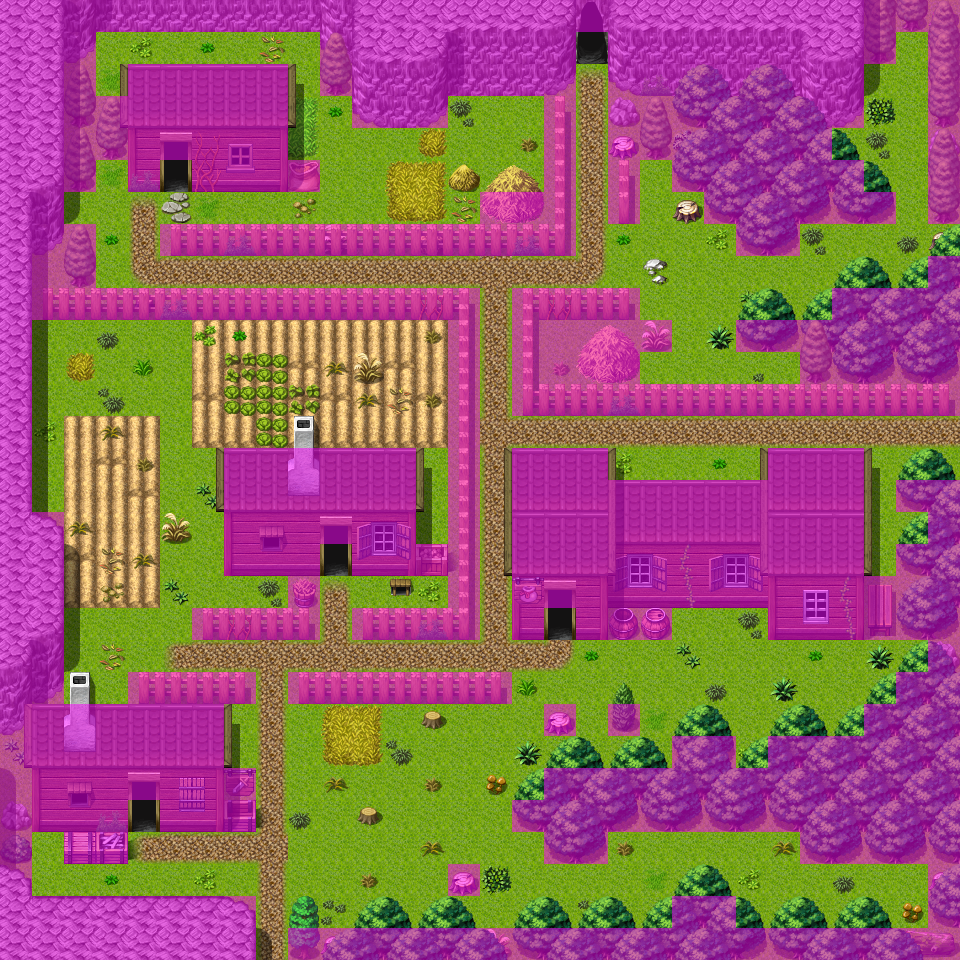

A 2D game scene composited from a Tiled map and its tileset images. What follows is a short description and the map's XML, with each tile layer's data collapsed to a summary:
An orthogonal 30x30 tile map with 32x32 px tiles, 4 tile layers (Ground, Objects, Above, Walkable), 20 tilesets and 22 objects (13x spawn, 7x mapchange, 2x script).

<map version="1.0" orientation="orthogonal" width="30" height="30" tilewidth="32" tileheight="32">
    <properties>
        <property name="outdoors" value="1" />
    </properties>
    <tileset firstgid="1" name="map_3" tilewidth="32" tileheight="32">
        <image source="../drawable/map_3.png" width="256" height="256" />
    </tileset>
    <tileset firstgid="65" name="map_4" tilewidth="32" tileheight="32">
        <image source="../drawable/map_4.png" width="256" height="256" />
    </tileset>
    <tileset firstgid="129" name="map_6" tilewidth="32" tileheight="32">
        <image source="../drawable/map_6.png" width="256" height="256" />
    </tileset>
    <tileset firstgid="193" name="map_7" tilewidth="32" tileheight="32">
        <image source="../drawable/map_7.png" width="256" height="256" />
    </tileset>
    <tileset firstgid="257" name="map_26" tilewidth="32" tileheight="32">
        <image source="../drawable/map_26.png" width="256" height="256" />
    </tileset>
    <tileset firstgid="321" name="map_5" tilewidth="32" tileheight="32">
        <image source="../drawable/map_5.png" width="256" height="256" />
    </tileset>
    <tileset firstgid="385" name="map_0" tilewidth="32" tileheight="32">
        <image source="../drawable/map_0.png" width="256" height="256" />
    </tileset>
    <tileset firstgid="449" name="map_17" tilewidth="32" tileheight="32">
        <image source="../drawable/map_17.png" width="256" height="256" />
    </tileset>
    <tileset firstgid="513" name="map_1" tilewidth="32" tileheight="32">
        <image source="../drawable/map_1.png" width="256" height="256" />
    </tileset>
    <tileset firstgid="577" name="map_8" tilewidth="32" tileheight="32">
        <image source="../drawable/map_8.png" width="256" height="256" />
    </tileset>
    <tileset firstgid="641" name="map_21" tilewidth="32" tileheight="32">
        <image source="../drawable/map_21.png" width="256" height="256" />
    </tileset>
    <tileset firstgid="705" name="map_10" tilewidth="32" tileheight="32">
        <image source="../drawable/map_10.png" width="256" height="256" />
    </tileset>
    <tileset firstgid="769" name="map_9" tilewidth="32" tileheight="32">
        <image source="../drawable/map_9.png" width="256" height="256" />
    </tileset>
    <tileset firstgid="833" name="map_13" tilewidth="32" tileheight="32">
        <image source="../drawable/map_13.png" width="256" height="256" />
    </tileset>
    <tileset firstgid="897" name="map_19" tilewidth="32" tileheight="32">
        <image source="../drawable/map_19.png" width="256" height="256" />
    </tileset>
    <tileset firstgid="961" name="map_12" tilewidth="32" tileheight="32">
        <image source="../drawable/map_12.png" width="256" height="256" />
    </tileset>
    <tileset firstgid="1025" name="map_16" tilewidth="32" tileheight="32">
        <image source="../drawable/map_16.png" width="256" height="256" />
    </tileset>
    <tileset firstgid="1089" name="map_27" tilewidth="32" tileheight="32">
        <image source="../drawable/map_27.png" width="256" height="256" />
    </tileset>
    <tileset firstgid="1153" name="map_2" tilewidth="32" tileheight="32">
        <image source="../drawable/map_2.png" width="256" height="256" />
    </tileset>
    <tileset firstgid="1217" name="map_20" tilewidth="32" tileheight="32">
        <image source="../drawable/map_20.png" width="256" height="256" />
    </tileset>
    <layer name="Ground" width="30" height="30">
        <data>[900 cells, 900 non-empty, 24 distinct tile ids]</data>
    </layer>
    <layer name="Objects" width="30" height="30">
        <data>[900 cells, 481 non-empty, 108 distinct tile ids]</data>
    </layer>
    <layer name="Above" width="30" height="30">
        <data>[900 cells, 164 non-empty, 24 distinct tile ids]</data>
    </layer>
    <layer name="Walkable" width="30" height="30">
        <data>[900 cells, 490 non-empty, 1 distinct tile ids]</data>
    </layer>
    <objectgroup name="Mapevents">
        <object name="cave" type="mapchange" x="576" y="32" width="32" height="32">
            <properties>
                <property name="map" value="crossglen_cave" />
                <property name="place" value="entrance" />
            </properties>
        </object>
        <object name="hall" type="mapchange" x="544" y="608" width="32" height="32">
            <properties>
                <property name="map" value="crossglen_hall" />
                <property name="place" value="entrance" />
            </properties>
        </object>
        <object name="burhczyd_check1" type="script" x="512" y="640" width="96" height="32" />
        <object name="farmhouse" type="mapchange" x="320" y="544" width="32" height="32">
            <properties>
                <property name="map" value="crossglen_farmhouse" />
                <property name="place" value="entrance" />
            </properties>
        </object>
        <object name="home" type="mapchange" x="160" y="160" width="32" height="32">
            <properties>
                <property name="map" value="home" />
                <property name="place" value="entrance" />
            </properties>
        </object>
        <object name="east" type="mapchange" x="928" y="416" width="32" height="64">
            <properties>
                <property name="map" value="wild1" />
                <property name="place" value="west" />
            </properties>
        </object>
        <object name="smith" type="mapchange" x="128" y="800" width="32" height="32">
            <properties>
                <property name="map" value="crossglen_smith" />
                <property name="place" value="entrance" />
            </properties>
        </object>
        <object name="south" type="mapchange" x="256" y="928" width="32" height="32">
            <properties>
                <property name="map" value="wild2" />
                <property name="place" value="north" />
            </properties>
        </object>
        <object name="crossglen_fortune_teller" type="script" x="96" y="64" width="32" height="32" />
    </objectgroup>
    <objectgroup name="Spawn">
        <object name="crossglen_wasp" type="spawn" x="736" y="160" width="192" height="160">
            <properties>
                <property name="quantity" value="3" />
                <property name="spawngroup" value="crossglen_wasp" />
            </properties>
        </object>
        <object name="trainingrat" type="spawn" x="320" y="96" width="192" height="128">
            <properties>
                <property name="quantity" value="2" />
                <property name="spawngroup" value="trainingrat" />
            </properties>
        </object>
        <object name="crossglen_farmer1" type="spawn" x="192" y="320" width="256" height="128">
            <properties>
                <property name="spawngroup" value="crossglen_farmer1" />
            </properties>
        </object>
        <object name="crossglen_farmer2" type="spawn" x="64" y="416" width="96" height="192">
            <properties>
                <property name="spawngroup" value="crossglen_farmer2" />
            </properties>
        </object>
        <object name="crossglen_beetle" type="spawn" x="32" y="320" width="384" height="224">
            <properties>
                <property name="spawngroup" value="crossglen_beetle" />
            </properties>
        </object>
        <object name="crossglen_ant" type="spawn" x="512" y="832" width="384" height="96">
            <properties>
                <property name="quantity" value="3" />
                <property name="spawngroup" value="crossglen_ant" />
            </properties>
        </object>
        </objectgroup>
    <objectgroup name="Keys" />
</map>
<!-- 7 of 22 objects omitted -->
